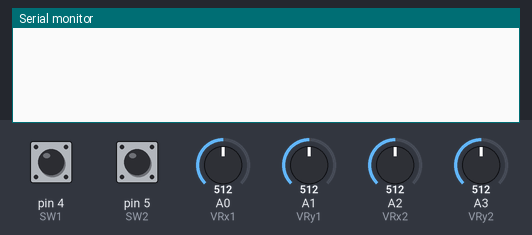
A sketch run on a simulated Arduino Uno, built with avr-gcc and run on an emulated ATmega328P. Parts: the last lines printed to the serial monitor. The inputs (shaded band) are chosen by the test bench; at power-on: A0 (VRx1) = 512, A2 (VRx2) = 512, pin 4 (SW1) HIGH, pin 5 (SW2) HIGH, A1 (VRy1) = 512, A3 (VRy2) = 512. No radio packets arrive unless stated.

Above: at 1.2 s.
1.3 s: A0 (VRx1) set to 523
At 2.4 s:
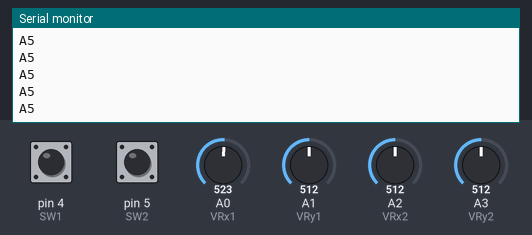
3.2 s: A2 (VRx2) set to 716
At 4.1 s:
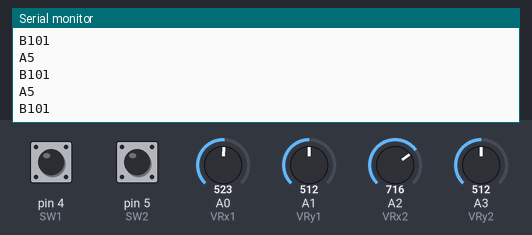
4.7 s: pin 4 (SW1) pulled LOW for 0.15 s
6.3 s: pin 5 (SW2) pulled LOW for 0.15 s
7.9 s: A0 (VRx1) set to 716
At 8.8 s:
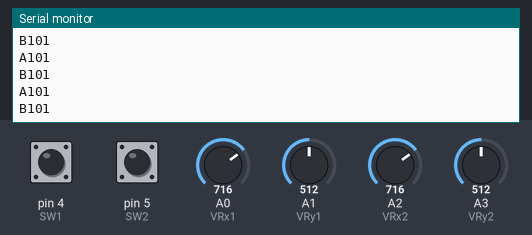
9.4 s: A2 (VRx2) set to 992
At 10.1 s:
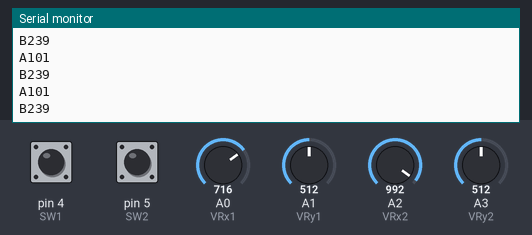

The sketch:

rf_tx.ino
```cpp
#include <SPI.h>
#include <nRF24L01.h>
#include <RF24.h>

// RF
RF24 rf_device(9, 8); // CE , CSN
const char text1[] = "M1";
const char text2[] = "M2";
const char text3[] = "M1 OFF";
const char text4[] = "M2 OFF";

char speed_tx1[6];
char speed_tx2[6];

const byte address[6] = "00001";

// Joystick 1
int VRx1 = A0;
int VRy1 = A1;
int SW1 = 4;
int xPosition1 = 0;
int yPosition1 = 0;
int mapX1 = 0;
int mapY1 = 0;
int SW_state1 = 0;

// Joystick 2
int VRx2 = A2;
int VRy2 = A3;
int SW2 = 5;
int xPosition2 = 0;
int yPosition2 = 0;
int mapX2 = 0;
int mapY2 = 0;
int SW_state2 = 0;

void setup() {
    Serial.begin(9600);

    // RF module initialization
    rf_device.begin();
    rf_device.openWritingPipe(address);
    rf_device.stopListening();

    // Joystick 1 initialization
    pinMode(VRx1, INPUT);
    pinMode(VRy1, INPUT);
    pinMode(SW1, INPUT_PULLUP);

    // Joystick 2 initialization
    pinMode(VRx2, INPUT);
    pinMode(VRy2, INPUT);
    pinMode(SW2, INPUT_PULLUP);
}

void loop() {
    xPosition1 = analogRead(VRx1);
    yPosition1 = analogRead(VRy1);
    SW_state1  = digitalRead(SW1);
    mapX1 = map(xPosition1, 0, 1023, -255, 255);
    mapY1 = map(yPosition1, 0, 1023, -255, 255);

    xPosition2 = analogRead(VRx2);
    yPosition2 = analogRead(VRy2);
    SW_state2  = digitalRead(SW2);
    mapX2 = map(xPosition2, 0, 1023, -255, 255);
    mapY2 = map(yPosition2, 0, 1023, -255, 255);

    if (mapX1 < -6 || mapX1 > 1) {
        sprintf(speed_tx1, "A%d", mapX1);
        rf_device.write(&speed_tx1, sizeof(speed_tx1));
        Serial.println(speed_tx1);
    }

    if (mapX2 < -6 || mapX2 > 1) {
        sprintf(speed_tx2, "B%d", mapX2);
        rf_device.write(&speed_tx2, sizeof(speed_tx2));
        Serial.println(speed_tx2);
    }

    if (SW_state1 == LOW) {
        stop_motor1();
    }

    if (SW_state2 == LOW) {
        stop_motor2();
    }
}

void stop_motor1() {
    rf_device.write(&text3, sizeof(text3));
    Serial.println(text3);
}

void stop_motor2() {
    rf_device.write(&text4, sizeof(text4));
    Serial.println(text4);
}
```

Measured:
- the behaviour switches between 515 and 516 on A0 (VRx1) (found by bisection; images 0 and 1)
- after the input at 1.3 s, the serial monitor: prints a new line at once (image 1)
- after the input at 3.2 s, the serial monitor: prints a new line after 0.07 s (image 2)
- after the input at 7.9 s, the serial monitor: prints a new line after 0.07 s (image 3)
- after the input at 9.4 s, the serial monitor: prints a new line after 0.09 s (image 4)
